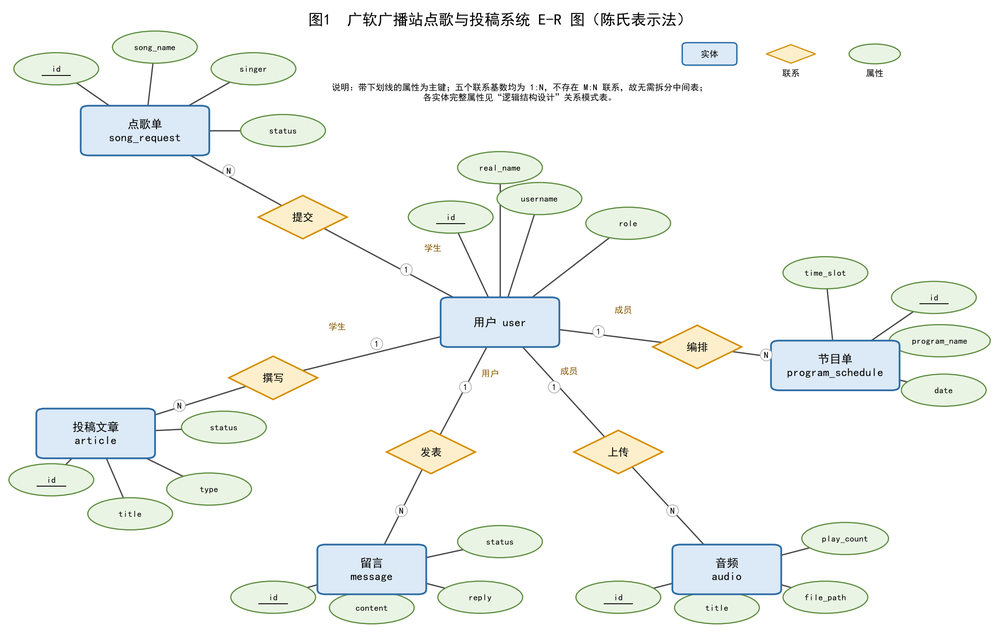
#> input picture docs/exp3/er_chen.png, 1000 x 632 px, shrunk from 2160 x 1365 before the run, found by its file name
$ python crop_er.py
#> lines starting #> are read from the running program, lines starting #| are printed output that depends on the picture
# -*- coding: utf-8 -*-
from PIL import Image
src = r"C:\Users\yyxyz\IdeaProjects\broadcast-system\docs\exp3\er_chen.png"
im = Image.open(src)
#> im is the input picture: PIL image 1000x632 RGBA; mean R, G, B, A 245.8, 247.6, 245.8, 255
w, h = im.size
#> w = 1000; h = 632
# 裁掉顶部标题行（约前 68 像素），保留右上角图例
crop = im.crop((0, 68, w, h))
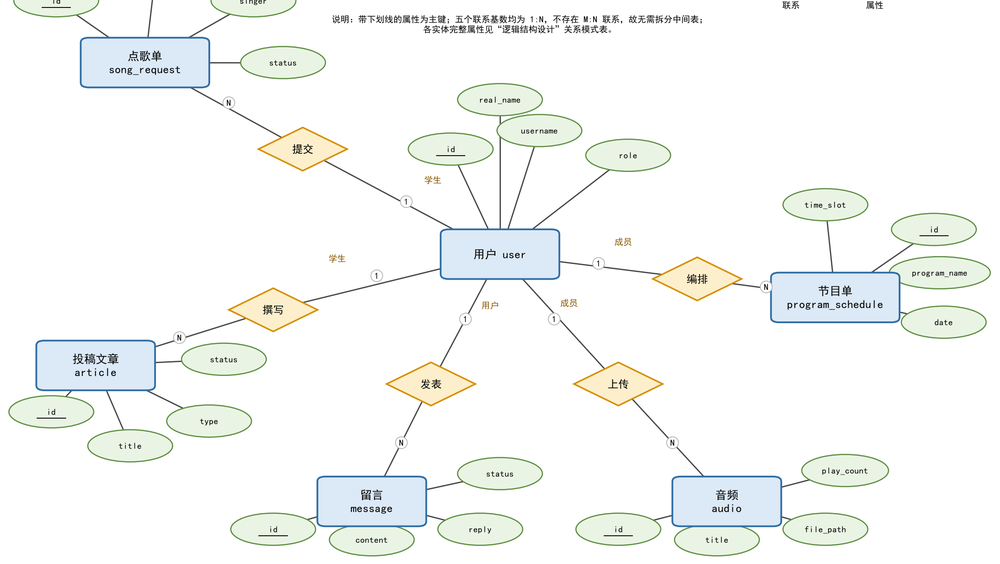
#> crop: PIL image 1000x564 RGBA; mean R, G, B, A 245.8, 247.7, 246, 255
out = r"C:\Users\yyxyz\IdeaProjects\broadcast-system\docs\exp3\er_chen_hw1.png"
crop.save(out)
print(out, crop.size)
#| C:\Users\yyxyz\IdeaProjects\broadcast-system\docs\exp3\er_chen_hw1.png (1000, 564)

$ run again, with docs/exp3/ai_3nf_review.png copied over docs/exp3/er_chen.png
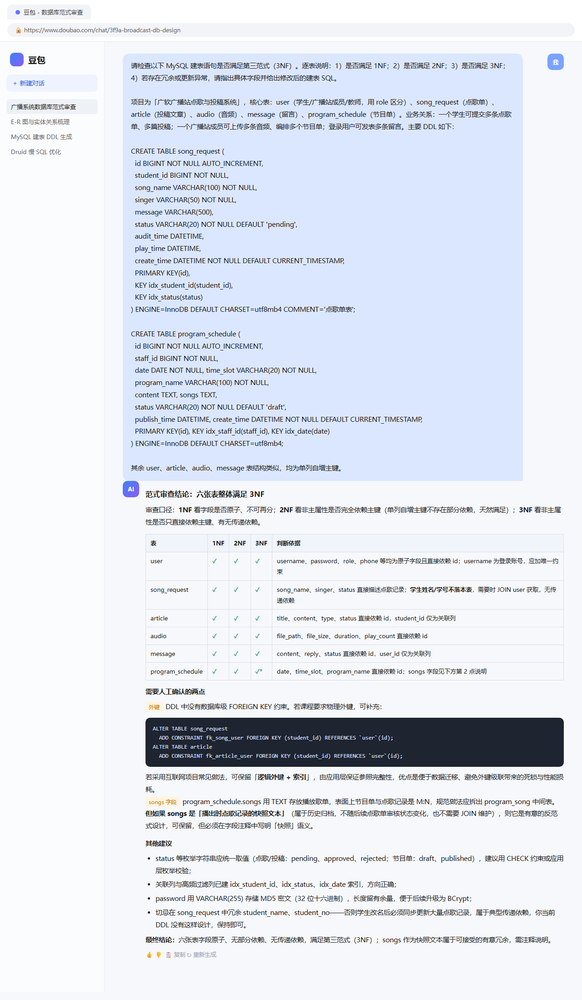
#> input picture docs/exp3/ai_3nf_review.png, 582 x 1000 px, shrunk from 1280 x 2200 before the run, found by its file name
#> im is the input picture: PIL image 582x1000 RGB; mean R, G, B 224.8, 229.5, 238.3
#> `crop = im.crop((0, 68, w, h))`:
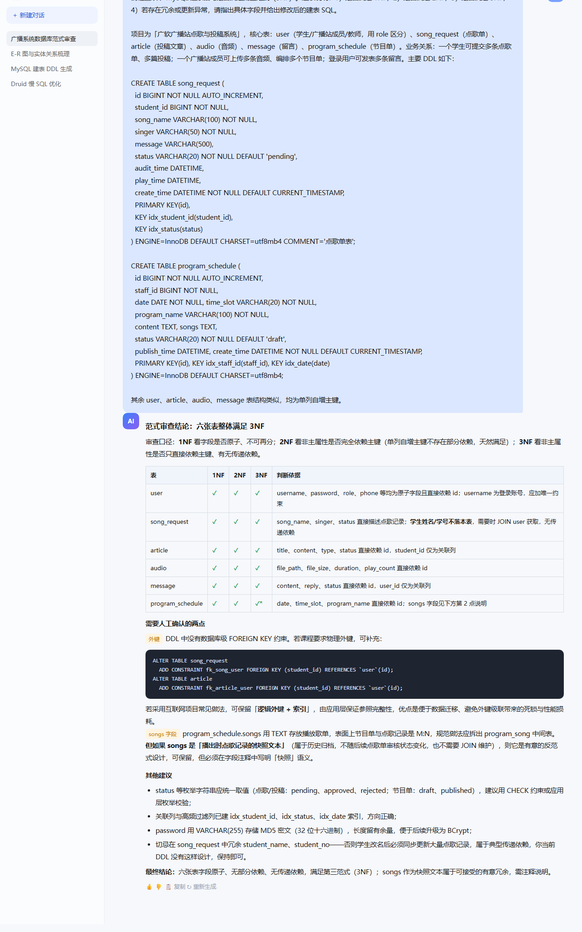
#> crop: PIL image 582x932 RGB; mean R, G, B 223.7, 228.6, 237.7
#| C:\Users\yyxyz\IdeaProjects\broadcast-system\docs\exp3\er_chen_hw1.png (582, 932)
